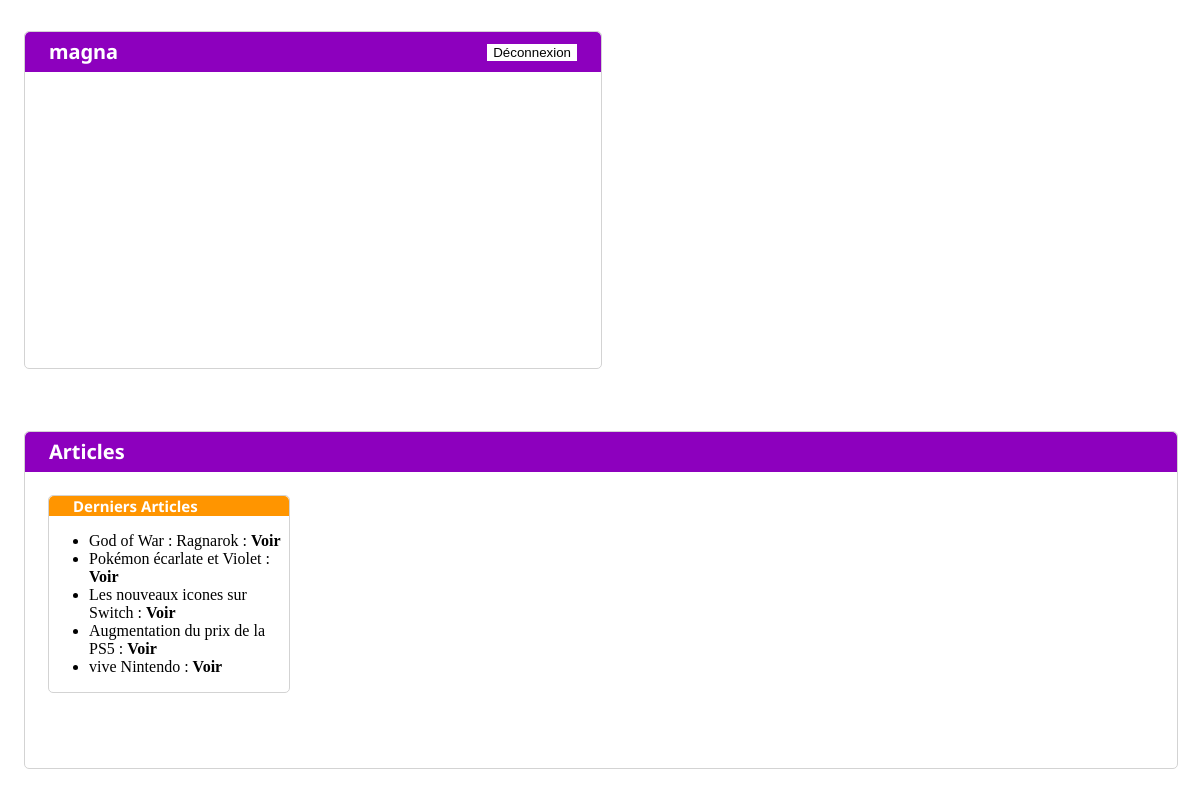
Screenshot of /user/1/ (signed in) with the database file from the repository.
### blog_post/models.py (models this page shows, shortened)
class Post(models.Model):
    title = models.CharField(max_length=30)
    slug = models.SlugField()
    content = models.TextField()
    author = models.ForeignKey(User, null=True, on_delete=models.SET_NULL)
    date = models.DateTimeField()
    isPublished = models.BooleanField()
    categories = models.ManyToManyField(Category)
    mainImage = models.ImageField(upload_to="main_post", null=True, default='Null')

### Blog/views.py (the view)
# urls.py: path('user/<str:id>/', userBoard, name="userBoard"),
def userBoard(request, id):
    print(type(id), type(request.user.id))
    if request.user.id == int(id):
        user = get_object_or_404(User, id=id)
        articles = Post.objects.filter(author_id=id).order_by('-date')[:5]
        print(articles)
        return render(request, 'user/userBoard.html', context={'user': user, 'articles': articles})
    else:
        return render(request, 'user/badUser.html')

### Blog/templates/user/userBoard.html (shortened to what this page needs)
{% extends 'user/base.html' %}

### Blog/templates/user/base.html (shortened to what this page needs)
{% load static %}
<!DOCTYPE html>
<html lang="en">
<head>
    <link rel="stylesheet" href="{% static 'css/baseUser.css' %}">
</head>
<body>
  <section>
      <div id="user">
        <header>
            <h3>{{user.username}}</h3>
            <button><a href="{% url 'logout' %}">Déconnexion</a></button>
        </header>
      </div>
      <div id="articles">
        <header>
            <h3>Articles</h3>
        </header>
        <div id="articles_container">
            <div id="historique">
                <header><h3>Derniers Articles</h3></header>
                <ul>
                    {% for post in articles %}
                        <li>{{ post.title }} : <a href="{% url 'post' id=post.id %}">Voir</a></li>
                    {% endfor %}
                </ul>
            </div>
        </div>
      </div>
  </section>
</body>
</html>

### Blog/static/css/baseUser.css (style rules this page uses)
body { margin: 0; overflow-x: hidden; height: 100vh; max-height: 100vh; }
section { display: flex; flex-direction: column; justify-content: space-around; height: 100%; padding: 0 2%; }
section #user { width: 50%; height: 42vh; border: 1px solid lightgray; border-radius: 5px; }
section #user header { display: flex; flex-direction: row; justify-content: space-between; align-items: center; }
section #user header button { border: none; background-color: white; margin-right: 2vw; }
section #user header button a { text-decoration: none; color: black; }
section #articles { width: 100%; height: 42vh; border: 1px solid lightgrey; border-radius: 5px; }
section #articles #articles_container { width: 100%; display: flex; padding: 2%; }
section #articles #historique { width: 20vw; height: 80%; border: 1px solid lightgray; border-radius: 5px; }
section #articles #historique header { background-color: #ff9500; border-radius: 5px 5px 0 0; }
section #articles #historique header h3 { font-size: 15px; }
section #articles #historique li a { font-weight: bold; text-decoration: none; color: black; }
header { width: 100%; height: 12%; background-color: #8D00BE; border-radius: 5px 5px 0 0; padding: 0; display: flex; flex-direction: column; justify-content: center; }
header h3 { margin: 0; font-size: 20px; color: white; line-height: 20px; font-family: "Noto Sans", sans-serif; padding-left: 2vw; }

### rows the page displays
Post: title "God of War : Ragnarok"
Post: title "Pokémon écarlate et Violet"
Post: title "Les nouveaux icones sur Switch"
Post: title "Augmentation du prix de la PS5"
Post: title "vive Nintendo"

### other values shown
{{ user.username }} "magna"
